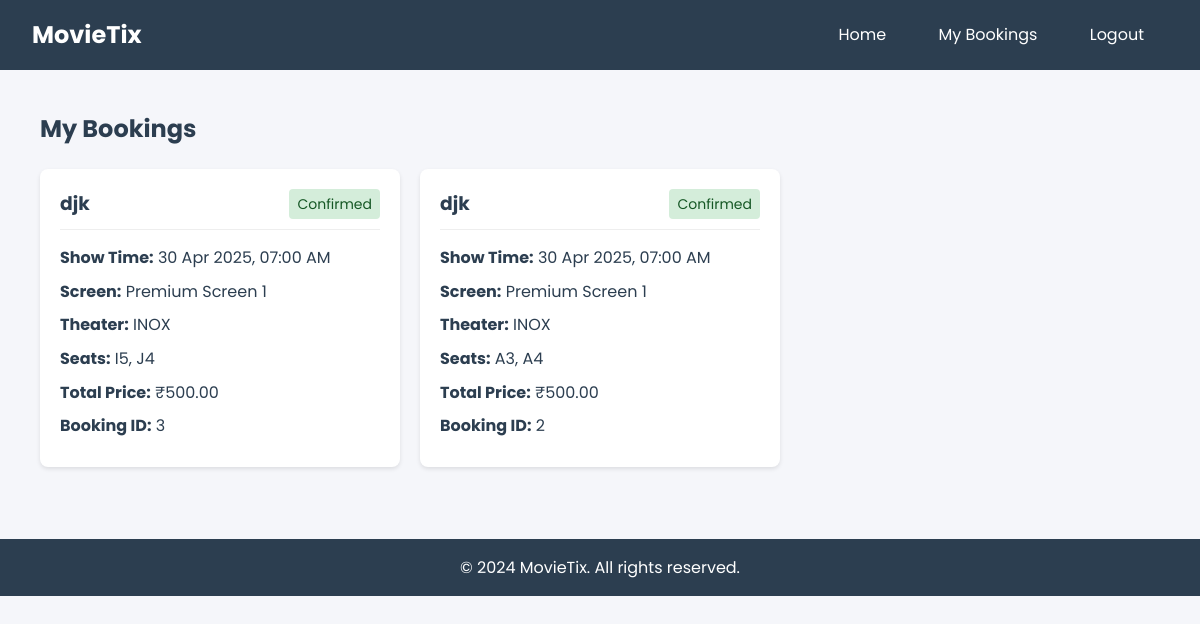
The app's page /dashboard (signed in) with its own data.
### app.py (models this page shows)
class Booking(db.Model):
    id = db.Column(db.Integer, primary_key=True)
    user_id = db.Column(db.Integer, db.ForeignKey('user.id'), nullable=False)
    show_id = db.Column(db.Integer, db.ForeignKey('show.id'), nullable=False)
    booking_time = db.Column(db.DateTime, default=datetime.utcnow)
    seats = db.relationship('Seat', backref='booking', lazy=True)
    status = db.Column(db.String(20), default='Pending')  # Pending, Confirmed, Cancelled

class Movie(db.Model):
    id = db.Column(db.Integer, primary_key=True)
    title = db.Column(db.String(100), nullable=False)
    description = db.Column(db.Text, nullable=False)
    duration = db.Column(db.Integer, nullable=False)  # in minutes
    language = db.Column(db.String(50), nullable=False)
    release_date = db.Column(db.Date, nullable=False)
    poster_image = db.Column(db.String(200))
    genre = db.Column(db.String(100))
    rating = db.Column(db.Float, default=0.0)
    status = db.Column(db.String(20), default='Coming Soon')  # Now Showing, Coming Soon
    shows = db.relationship('Show', backref='movie', lazy=True)

class Show(db.Model):
    id = db.Column(db.Integer, primary_key=True)
    movie_id = db.Column(db.Integer, db.ForeignKey('movie.id'), nullable=False)
    screen_id = db.Column(db.Integer, db.ForeignKey('screen.id'), nullable=False)
    show_time = db.Column(db.DateTime, nullable=False)
    price = db.Column(db.Float, nullable=False)
    available_seats = db.Column(db.Integer, nullable=False)
    bookings = db.relationship('Booking', backref='show', lazy=True)

class Screen(db.Model):
    id = db.Column(db.Integer, primary_key=True)
    name = db.Column(db.String(50), nullable=False)
    theater_id = db.Column(db.Integer, db.ForeignKey('theater.id'), nullable=False)
    capacity = db.Column(db.Integer, nullable=False)
    shows = db.relationship('Show', backref='screen', lazy=True)

class Theater(db.Model):
    id = db.Column(db.Integer, primary_key=True)
    name = db.Column(db.String(100), nullable=False)
    location = db.Column(db.String(200), nullable=False)
    capacity = db.Column(db.Integer, nullable=False)
    screens = db.relationship('Screen', backref='theater', lazy=True)

class Seat(db.Model):
    id = db.Column(db.Integer, primary_key=True)
    show_id = db.Column(db.Integer, db.ForeignKey('show.id'), nullable=False)
    seat_number = db.Column(db.String(10), nullable=False)
    status = db.Column(db.String(20), default='Available')  # Available, Booked, Reserved
    booking_id = db.Column(db.Integer, db.ForeignKey('booking.id'), nullable=True)

### app.py (the view)
@app.route('/dashboard')
def dashboard():
    if 'user_id' not in session:
        flash('Please login to view your bookings', 'warning')
        return redirect(url_for('login'))
    user = User.query.get_or_404(session['user_id'])
    bookings = Booking.query.filter_by(user_id=user.id).order_by(Booking.booking_time.desc()).all()
    return render_template('dashboard.html', user=user, bookings=bookings)

### templates/dashboard.html (shortened to what this page needs)
{% extends "base.html" %}
{% block content %}
<div class="dashboard-container">
    <h2>My Bookings</h2>
    {% if bookings %}
        <div class="bookings-grid">
            {% for booking in bookings %}
            <div class="booking-card">
                <div class="booking-header">
                    <h3>{{ booking.show.movie.title }}</h3>
                    <span class="status {{ booking.status.lower() }}">{{ booking.status }}</span>
                </div>
                <div class="booking-details">
                    <p><strong>Show Time:</strong> {{ booking.show.show_time.strftime('%d %b %Y, %I:%M %p') }}</p>
                    <p><strong>Screen:</strong> {{ booking.show.screen.name }}</p>
                    <p><strong>Theater:</strong> {{ booking.show.screen.theater.name }}</p>
                    <p><strong>Seats:</strong>
                        {% for seat in booking.seats %}
                            {{ seat.seat_number }}{% if not loop.last %}, {% endif %}
                        {% endfor %}
                    </p>
                    <p><strong>Total Price:</strong> ₹{{ "%.2f"|format(booking.show.price * booking.seats|length) }}</p>
                    <p><strong>Booking ID:</strong> {{ booking.id }}</p>
                </div>
            </div>
            {% endfor %}
        </div>
    {% else %}
        <div class="no-bookings">
            <p>You haven't made any bookings yet.</p>
            <a href="{{ url_for('index') }}" class="btn btn-primary">Book Tickets</a>
        </div>
    {% endif %}
</div>
{% endblock %}

### static/css/style.css (style rules this page uses)
:root { --primary-color: #2c3e50; --secondary-color: #e74c3c; --background-color: #f5f6fa; --text-color: #2c3e50; --border-color: #dcdde1; }
* { margin: 0; padding: 0; box-sizing: border-box; }
body { font-family: 'Poppins', sans-serif; background-color: var(--background-color); color: var(--text-color); line-height: 1.6; }

### templates/dashboard.html (style rules this page uses)
.dashboard-container { max-width: 1200px; margin: 0 auto; padding: 20px; }
.bookings-grid { display: grid; grid-template-columns: repeat(auto-fill, minmax(300px, 1fr)); gap: 20px; margin-top: 20px; }
.booking-card { background: white; border-radius: 8px; box-shadow: 0 2px 4px rgba(0,0,0,0.1); padding: 20px; }
.booking-header { display: flex; justify-content: space-between; align-items: center; margin-bottom: 15px; padding-bottom: 10px; border-bottom: 1px solid #eee; }
.booking-header h3 { margin: 0; color: #2c3e50; }
.status { padding: 4px 8px; border-radius: 4px; font-size: 0.875rem; }
.status.confirmed { background-color: #d4edda; color: #155724; }
.booking-details p { margin: 8px 0; color: #2c3e50; }

### records on screen
Booking: show.movie "djk", status "Confirmed", show.show_time "30 Apr 2025, 07:00 AM", show.screen.name "Premium Screen 1", show.screen.theater.name "INOX", show|length "500.00", id "3"
Seat: seat_number "I5"
Seat: seat_number "J4"
Booking: show.movie "djk", status "Confirmed", show.show_time "30 Apr 2025, 07:00 AM", show.screen.name "Premium Screen 1", show.screen.theater.name "INOX", show|length "500.00", id "2"
Seat: seat_number "A3"
Seat: seat_number "A4"
